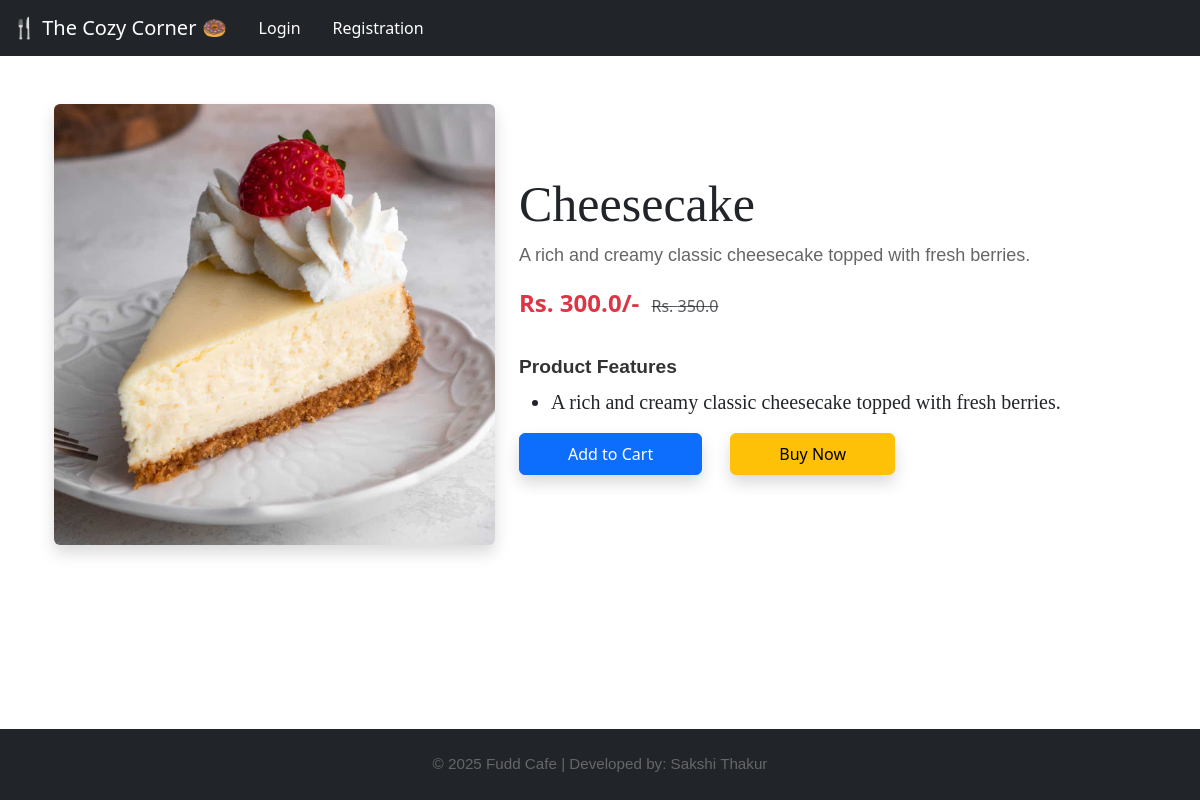
Screenshot of /product-detail/2 with the database file from the repository.
### app/models.py (models this page shows, shortened)
class Product(models.Model):
    title = models.CharField(max_length=100)
    selling_price = models.FloatField()
    discounted_price = models.FloatField()
    description = models.TextField()
    composition = models.TextField()  # Fixed the typo (conposition -> composition)
    prodapp = models.TextField(default='')
    category = models.CharField(choices=CATEGORY_CHOICES, max_length=2)
    product_image = models.ImageField(upload_to='product')

### app/views.py (the view)
# urls.py: path('product-detail/<int:pk>', views.ProductDetail.as_view(), name="product-detail"),
class ProductDetail(View):
    def get(self,request,pk):
        product = Product.objects.get(pk=pk)
        return render(request,"app/productdetail.html",locals())

### app/templates/app/productdetail.html (shortened to what this page needs)
{% extends 'app/base.html' %}
{% load static %}
{% block main-content %}
<div class="container mt-5">
    <div class="row align-items-center">
        <div class="col-lg-5 col-sm-12">
            <img src="{{product.product_image.url}}" class="img-fluid rounded shadow" alt="Product Image"
                style="max-width: 100%; height: auto;" />
        </div>
        <div class="col-lg-7 col-sm-12">
            <h1 style="font-family: Georgia, serif; font-size: 50px;">{{product.title}}</h1>
            <p style="font-size: 18px;">{{product.description}}</p>
            <div class="mt-3">
                <span class="fw-bold text-danger fs-4">Rs. {{product.discounted_price}}/-</span>
                <small class="text-muted text-decoration-line-through fs-6 ms-2">Rs. {{product.selling_price}}</small>
                <br><br>
                <h4>Product Features</h4>
                <ul class="fs-5" style="font-family: Rajdhani;">
                    <li>{{product.description}}</li>
                </ul>
                <form action="/add-to-cart" class="d-inline">
                    <button type="submit" class="btn btn-primary shadow px-5 py-2">Add to Cart</button>
                </form>
                <a href="{% url 'showcart' %}" class="btn btn-warning shadow px-5 py-2 ms-4 d-inline-block">Buy Now</a>
                </div>
            </div>
        </div>
    </div>
{% endblock main-content %}

### app/static/app/css/style.css (style rules this page uses)
h4 { font-family: 'Arial', sans-serif; font-weight: bold; color: #333; margin-top: 10px; font-size: 1.2rem; }
p { font-family: 'Arial', sans-serif; color: #666; font-size: 0.95rem; margin: 0; }

### rows the page displays
Product: product_image (picture), title "Cheesecake", description "A rich and creamy classic cheesecake topped with fresh berries.", discounted_price "300.0", selling_price "350.0"
